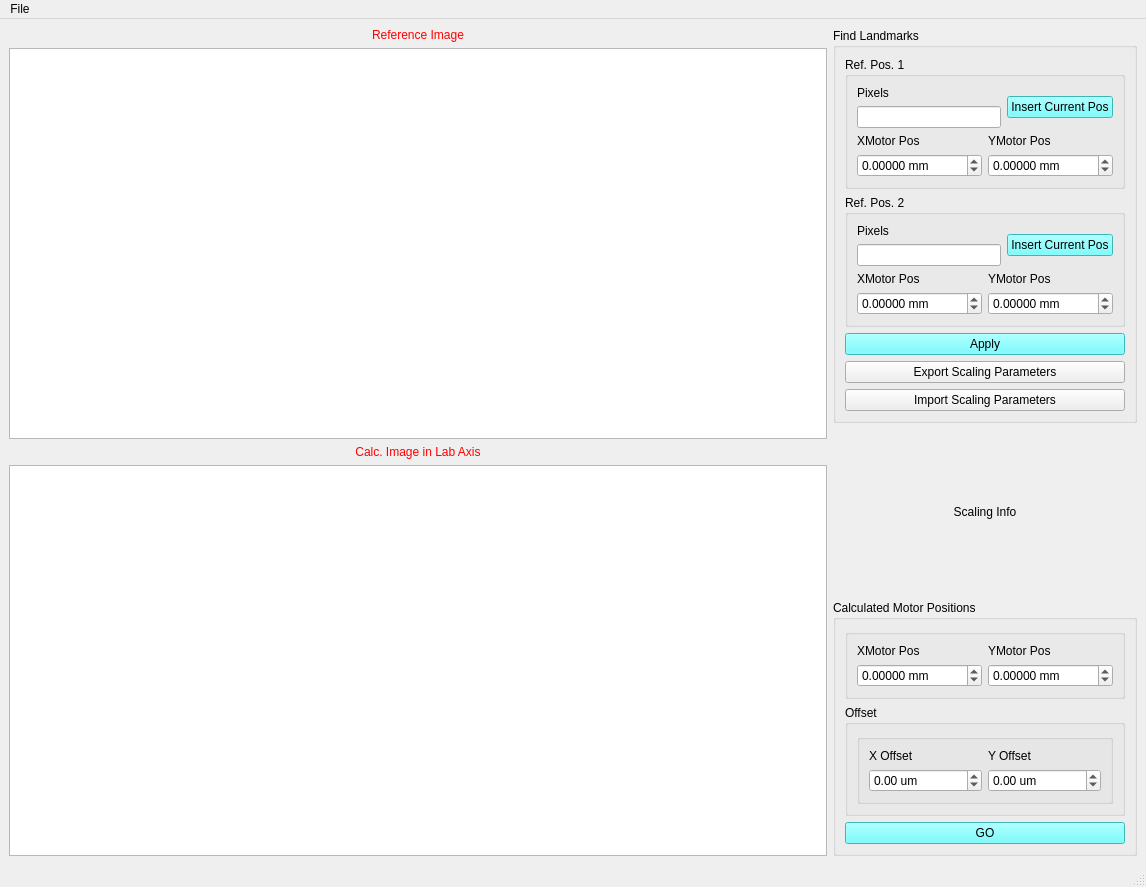
<?xml version="1.0" encoding="UTF-8"?>
<ui version="4.0">
 <class>MainWindow</class>
 <widget class="QMainWindow" name="MainWindow">
  <property name="geometry">
   <rect>
    <x>0</x>
    <y>0</y>
    <width>1146</width>
    <height>887</height>
   </rect>
  </property>
  <property name="windowTitle">
   <string>ImageCorrelation</string>
  </property>
  <property name="styleSheet">
   <string notr="true"/>
  </property>
  <widget class="QWidget" name="centralwidget">
   <property name="styleSheet">
    <string notr="true">font: 10pt &quot;Segoe UI&quot;;</string>
   </property>
   <layout class="QGridLayout" name="gridLayout_13">
    <item row="0" column="0" rowspan="3">
     <layout class="QGridLayout" name="gridLayout_12">
      <item row="0" column="0">
       <layout class="QVBoxLayout" name="verticalLayout_2">
        <item>
         <widget class="QLabel" name="label_4">
          <property name="sizePolicy">
           <sizepolicy hsizetype="Preferred" vsizetype="Fixed">
            <horstretch>0</horstretch>
            <verstretch>0</verstretch>
           </sizepolicy>
          </property>
          <property name="styleSheet">
           <string notr="true">color: rgb(255, 0, 0);
font: 12pt &quot;MS Shell Dlg 2&quot;;</string>
          </property>
          <property name="text">
           <string>Reference Image</string>
          </property>
          <property name="alignment">
           <set>Qt::AlignCenter</set>
          </property>
         </widget>
        </item>
        <item>
         <widget class="GraphicsLayoutWidget" name="ref_view">
          <property name="sizePolicy">
           <sizepolicy hsizetype="Preferred" vsizetype="Preferred">
            <horstretch>0</horstretch>
            <verstretch>0</verstretch>
           </sizepolicy>
          </property>
         </widget>
        </item>
       </layout>
      </item>
      <item row="1" column="0">
       <layout class="QVBoxLayout" name="verticalLayout">
        <item>
         <widget class="QLabel" name="label_5">
          <property name="sizePolicy">
           <sizepolicy hsizetype="Preferred" vsizetype="Fixed">
            <horstretch>0</horstretch>
            <verstretch>0</verstretch>
           </sizepolicy>
          </property>
          <property name="styleSheet">
           <string notr="true">font: 12pt &quot;MS Shell Dlg 2&quot;;
color: rgb(255, 0, 0);</string>
          </property>
          <property name="text">
           <string>Calc. Image in Lab Axis</string>
          </property>
          <property name="alignment">
           <set>Qt::AlignCenter</set>
          </property>
         </widget>
        </item>
        <item>
         <widget class="GraphicsLayoutWidget" name="labaxis_view">
          <property name="sizePolicy">
           <sizepolicy hsizetype="Preferred" vsizetype="Preferred">
            <horstretch>0</horstretch>
            <verstretch>0</verstretch>
           </sizepolicy>
          </property>
         </widget>
        </item>
       </layout>
      </item>
     </layout>
    </item>
    <item row="0" column="1">
     <widget class="QGroupBox" name="groupBox">
      <property name="sizePolicy">
       <sizepolicy hsizetype="Fixed" vsizetype="Preferred">
        <horstretch>0</horstretch>
        <verstretch>0</verstretch>
       </sizepolicy>
      </property>
      <property name="title">
       <string>Find Landmarks</string>
      </property>
      <layout class="QGridLayout" name="gridLayout">
       <item row="0" column="0">
        <widget class="QGroupBox" name="groupBox_2">
         <property name="title">
          <string>Ref. Pos. 1</string>
         </property>
         <layout class="QGridLayout" name="gridLayout_6">
          <item row="0" column="0">
           <layout class="QGridLayout" name="gridLayout_9">
            <item row="0" column="0">
             <layout class="QVBoxLayout" name="verticalLayout_8">
              <item>
               <widget class="QLabel" name="label">
                <property name="text">
                 <string>Pixels</string>
                </property>
               </widget>
              </item>
              <item>
               <widget class="QLineEdit" name="le_ref1_pxls"/>
              </item>
             </layout>
            </item>
            <item row="1" column="0" colspan="2">
             <layout class="QGridLayout" name="gridLayout_5">
              <item row="0" column="0">
               <layout class="QVBoxLayout" name="verticalLayout_6">
                <item>
                 <widget class="QLabel" name="label_2">
                  <property name="text">
                   <string>XMotor Pos</string>
                  </property>
                 </widget>
                </item>
                <item>
                 <widget class="QDoubleSpinBox" name="dsb_ref1_x">
                  <property name="suffix">
                   <string> mm</string>
                  </property>
                  <property name="decimals">
                   <number>5</number>
                  </property>
                  <property name="minimum">
                   <double>-10000.000000000000000</double>
                  </property>
                  <property name="maximum">
                   <double>10000.000000000000000</double>
                  </property>
                 </widget>
                </item>
               </layout>
              </item>
              <item row="0" column="1">
               <layout class="QVBoxLayout" name="verticalLayout_7">
                <item>
                 <widget class="QLabel" name="label_3">
                  <property name="text">
                   <string>YMotor Pos</string>
                  </property>
                 </widget>
                </item>
                <item>
                 <widget class="QDoubleSpinBox" name="dsb_ref1_y">
                  <property name="suffix">
                   <string> mm</string>
                  </property>
                  <property name="decimals">
                   <number>5</number>
                  </property>
                  <property name="minimum">
                   <double>-10000.000000000000000</double>
                  </property>
                  <property name="maximum">
                   <double>10000.000000000000000</double>
                  </property>
                 </widget>
                </item>
               </layout>
              </item>
             </layout>
            </item>
            <item row="0" column="1">
             <widget class="QPushButton" name="pb_grabXY_1">
              <property name="sizePolicy">
               <sizepolicy hsizetype="Minimum" vsizetype="Fixed">
                <horstretch>0</horstretch>
                <verstretch>0</verstretch>
               </sizepolicy>
              </property>
              <property name="styleSheet">
               <string notr="true">background-color: rgb(85, 255, 255);
font: 12pt &quot;MS Shell Dlg 2&quot;;</string>
              </property>
              <property name="text">
               <string>Insert Current Pos</string>
              </property>
             </widget>
            </item>
           </layout>
          </item>
         </layout>
        </widget>
       </item>
       <item row="1" column="0">
        <widget class="QGroupBox" name="groupBox_3">
         <property name="title">
          <string>Ref. Pos. 2</string>
         </property>
         <layout class="QGridLayout" name="gridLayout_3">
          <item row="0" column="0">
           <layout class="QGridLayout" name="gridLayout_8">
            <item row="0" column="0">
             <layout class="QVBoxLayout" name="verticalLayout_5">
              <item>
               <widget class="QLabel" name="label_6">
                <property name="text">
                 <string>Pixels</string>
                </property>
               </widget>
              </item>
              <item>
               <widget class="QLineEdit" name="le_ref2_pxls"/>
              </item>
             </layout>
            </item>
            <item row="1" column="0" colspan="2">
             <layout class="QGridLayout" name="gridLayout_4">
              <item row="0" column="0">
               <layout class="QVBoxLayout" name="verticalLayout_3">
                <item>
                 <widget class="QLabel" name="label_7">
                  <property name="text">
                   <string>XMotor Pos</string>
                  </property>
                 </widget>
                </item>
                <item>
                 <widget class="QDoubleSpinBox" name="dsb_ref2_x">
                  <property name="suffix">
                   <string> mm</string>
                  </property>
                  <property name="decimals">
                   <number>5</number>
                  </property>
                  <property name="minimum">
                   <double>-10000.000000000000000</double>
                  </property>
                  <property name="maximum">
                   <double>10000.000000000000000</double>
                  </property>
                 </widget>
                </item>
               </layout>
              </item>
              <item row="0" column="1">
               <layout class="QVBoxLayout" name="verticalLayout_4">
                <item>
                 <widget class="QLabel" name="label_8">
                  <property name="text">
                   <string>YMotor Pos</string>
                  </property>
                 </widget>
                </item>
                <item>
                 <widget class="QDoubleSpinBox" name="dsb_ref2_y">
                  <property name="suffix">
                   <string> mm</string>
                  </property>
                  <property name="decimals">
                   <number>5</number>
                  </property>
                  <property name="minimum">
                   <double>-10000.000000000000000</double>
                  </property>
                  <property name="maximum">
                   <double>10000.000000000000000</double>
                  </property>
                  <property name="value">
                   <double>0.000000000000000</double>
                  </property>
                 </widget>
                </item>
               </layout>
              </item>
             </layout>
            </item>
            <item row="0" column="1">
             <widget class="QPushButton" name="pb_grabXY_2">
              <property name="styleSheet">
               <string notr="true">background-color: rgb(85, 255, 255);
font: 12pt &quot;MS Shell Dlg 2&quot;;</string>
              </property>
              <property name="text">
               <string>Insert Current Pos</string>
              </property>
             </widget>
            </item>
           </layout>
          </item>
         </layout>
        </widget>
       </item>
       <item row="2" column="0">
        <widget class="QPushButton" name="pb_apply_calculation">
         <property name="styleSheet">
          <string notr="true">background-color: rgb(85, 255, 255);
font: 12pt &quot;MS Shell Dlg 2&quot;;</string>
         </property>
         <property name="text">
          <string>Apply</string>
         </property>
        </widget>
       </item>
       <item row="3" column="0">
        <widget class="QPushButton" name="pb_export_param">
         <property name="text">
          <string>Export Scaling Parameters</string>
         </property>
        </widget>
       </item>
       <item row="4" column="0">
        <widget class="QPushButton" name="pb_import_param">
         <property name="text">
          <string>Import Scaling Parameters</string>
         </property>
        </widget>
       </item>
      </layout>
     </widget>
    </item>
    <item row="1" column="1">
     <widget class="QLabel" name="label_scale_info">
      <property name="text">
       <string>Scaling Info</string>
      </property>
      <property name="alignment">
       <set>Qt::AlignCenter</set>
      </property>
     </widget>
    </item>
    <item row="2" column="1">
     <widget class="QGroupBox" name="groupBox_4">
      <property name="title">
       <string>Calculated Motor Positions</string>
      </property>
      <layout class="QGridLayout" name="gridLayout_7">
       <item row="0" column="0">
        <widget class="QGroupBox" name="groupBox_5">
         <property name="title">
          <string/>
         </property>
         <layout class="QGridLayout" name="gridLayout_10">
          <item row="0" column="0">
           <layout class="QVBoxLayout" name="verticalLayout_9">
            <item>
             <widget class="QLabel" name="label_10">
              <property name="text">
               <string>XMotor Pos</string>
              </property>
             </widget>
            </item>
            <item>
             <widget class="QDoubleSpinBox" name="dsb_calc_x">
              <property name="suffix">
               <string> mm</string>
              </property>
              <property name="decimals">
               <number>5</number>
              </property>
              <property name="minimum">
               <double>-10000.000000000000000</double>
              </property>
              <property name="maximum">
               <double>10000.000000000000000</double>
              </property>
             </widget>
            </item>
           </layout>
          </item>
          <item row="0" column="1">
           <layout class="QVBoxLayout" name="verticalLayout_10">
            <item>
             <widget class="QLabel" name="label_11">
              <property name="text">
               <string>YMotor Pos</string>
              </property>
             </widget>
            </item>
            <item>
             <widget class="QDoubleSpinBox" name="dsb_calc_y">
              <property name="suffix">
               <string> mm</string>
              </property>
              <property name="decimals">
               <number>5</number>
              </property>
              <property name="minimum">
               <double>-10000.000000000000000</double>
              </property>
              <property name="maximum">
               <double>10000.000000000000000</double>
              </property>
              <property name="value">
               <double>0.000000000000000</double>
              </property>
             </widget>
            </item>
           </layout>
          </item>
         </layout>
        </widget>
       </item>
       <item row="1" column="0">
        <widget class="QGroupBox" name="groupBox_7">
         <property name="title">
          <string>Offset</string>
         </property>
         <layout class="QGridLayout" name="gridLayout_2">
          <item row="0" column="0">
           <widget class="QGroupBox" name="groupBox_6">
            <property name="title">
             <string/>
            </property>
            <layout class="QGridLayout" name="gridLayout_11">
             <item row="0" column="0">
              <layout class="QVBoxLayout" name="verticalLayout_11">
               <item>
                <widget class="QLabel" name="label_12">
                 <property name="text">
                  <string>X Offset</string>
                 </property>
                </widget>
               </item>
               <item>
                <widget class="QDoubleSpinBox" name="dsb_x_off">
                 <property name="suffix">
                  <string> um</string>
                 </property>
                 <property name="decimals">
                  <number>2</number>
                 </property>
                 <property name="minimum">
                  <double>-100.000000000000000</double>
                 </property>
                 <property name="maximum">
                  <double>100.000000000000000</double>
                 </property>
                </widget>
               </item>
              </layout>
             </item>
             <item row="0" column="1">
              <layout class="QVBoxLayout" name="verticalLayout_12">
               <item>
                <widget class="QLabel" name="label_13">
                 <property name="text">
                  <string>Y Offset</string>
                 </property>
                </widget>
               </item>
               <item>
                <widget class="QDoubleSpinBox" name="dsb_y_off">
                 <property name="suffix">
                  <string> um</string>
                 </property>
                 <property name="decimals">
                  <number>2</number>
                 </property>
                 <property name="minimum">
                  <double>-100.000000000000000</double>
                 </property>
                 <property name="value">
                  <double>0.000000000000000</double>
                 </property>
                </widget>
               </item>
              </layout>
             </item>
            </layout>
           </widget>
          </item>
         </layout>
        </widget>
       </item>
       <item row="2" column="0">
        <widget class="QPushButton" name="pb_gotoTargetPos">
         <property name="styleSheet">
          <string notr="true">background-color: rgb(85, 255, 255);
font: 12pt &quot;MS Shell Dlg 2&quot;;</string>
         </property>
         <property name="text">
          <string>GO</string>
         </property>
        </widget>
       </item>
      </layout>
     </widget>
    </item>
   </layout>
  </widget>
  <widget class="QMenuBar" name="menubar">
   <property name="geometry">
    <rect>
     <x>0</x>
     <y>0</y>
     <width>1146</width>
     <height>26</height>
    </rect>
   </property>
   <widget class="QMenu" name="menuFile">
    <property name="title">
     <string>File</string>
    </property>
    <addaction name="actionLoad_refImage"/>
    <addaction name="actionAdd_a_Reference_Image"/>
   </widget>
   <addaction name="menuFile"/>
  </widget>
  <widget class="QStatusBar" name="statusbar"/>
  <action name="actionSave">
   <property name="text">
    <string>Save XANES Stack</string>
   </property>
  </action>
  <action name="actionSave_labImage">
   <property name="text">
    <string>Save Lab Axis Image</string>
   </property>
  </action>
  <action name="actionSave_Spectrum">
   <property name="text">
    <string>Save Spectrum</string>
   </property>
  </action>
  <action name="actionLoad_Energy_List">
   <property name="text">
    <string>Load Energy List</string>
   </property>
  </action>
  <action name="actionLoad_XRF_Map">
   <property name="text">
    <string>Load XRF Map</string>
   </property>
  </action>
  <action name="actionLoad_refImage">
   <property name="text">
    <string>Load Ref Image</string>
   </property>
   <property name="shortcut">
    <string>Ctrl+O</string>
   </property>
  </action>
  <action name="actionAdd_a_Reference_Image">
   <property name="text">
    <string>Overlay Reference Image</string>
   </property>
  </action>
 </widget>
 <customwidgets>
  <customwidget>
   <class>GraphicsLayoutWidget</class>
   <extends>QGraphicsView</extends>
   <header>pyqtgraph</header>
  </customwidget>
 </customwidgets>
 <resources/>
 <connections/>
</ui>
